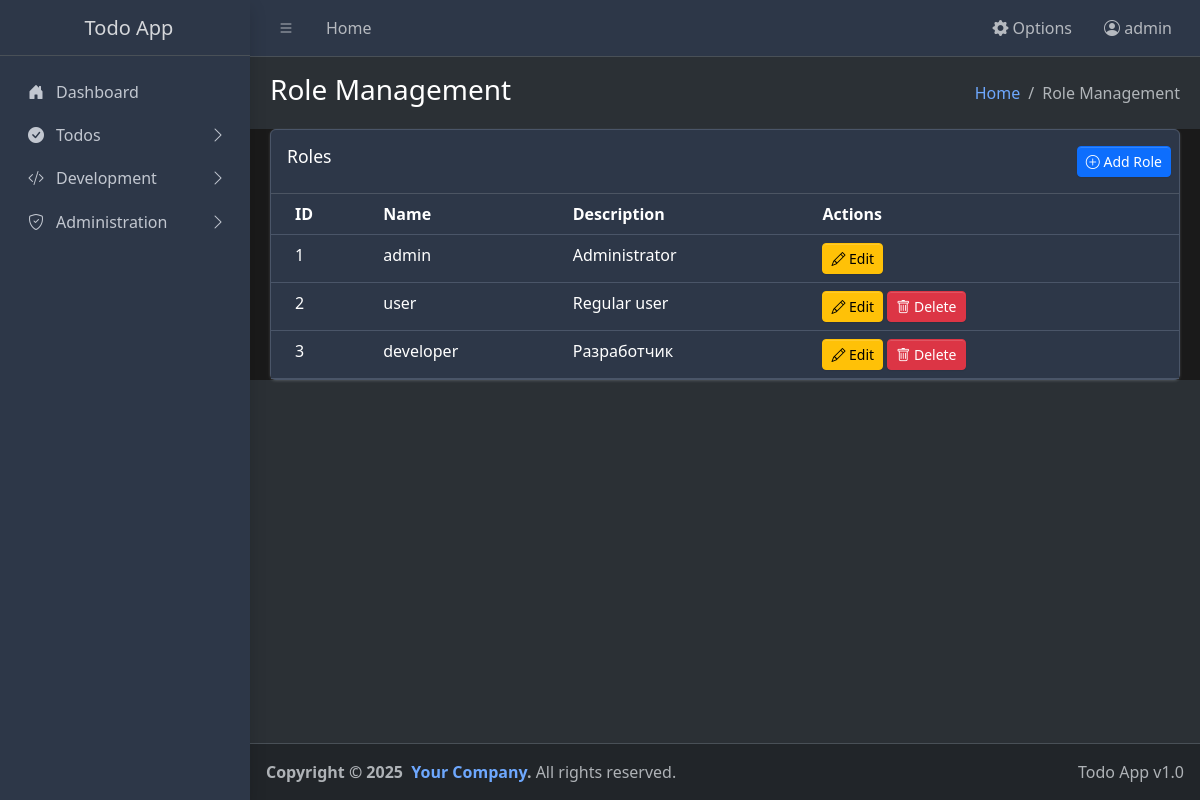
/admin/roles (signed in), run on the app's committed database.
### app.py (models this page shows, shortened)
class User(UserMixin, db.Model):
    id = db.Column(db.Integer, primary_key=True)
    username = db.Column(db.String(64), unique=True, nullable=False)
    email = db.Column(db.String(120), unique=True, nullable=False)
    password_hash = db.Column(db.String(128), nullable=False)
    role_id = db.Column(db.Integer, db.ForeignKey('role.id'), nullable=False)
    role = db.relationship('Role', backref=db.backref('users', lazy=True))
    created_at = db.Column(db.DateTime, default=datetime.utcnow)

class Role(db.Model):
    id = db.Column(db.Integer, primary_key=True)
    name = db.Column(db.String(50), unique=True, nullable=False)
    description = db.Column(db.String(200))

### app.py (the view)
@app.route('/admin/roles')
@login_required
def manage_roles():
    if not is_admin():
        flash(_('Access denied. Administrator rights required.'))
        return redirect(url_for('index'))
    roles = Role.query.all()
    return render_template('manage_roles.html', roles=roles)

### app.py (called while the page is built, shortened)
def get_locale():
    try:
        from flask import g
        if hasattr(g, 'babel_locale') and g.babel_locale:
            logger.debug(f"get_locale from g: {g.babel_locale}")
            return g.babel_locale
    except Exception as e:
        logger.error(f"Error in get_locale: {e}")
        return app.config['BABEL_DEFAULT_LOCALE']

@app.before_request
def load_user_settings():
    if 'language' not in session:
        session['language'] = get_option('language', category='user_settings')
    if 'theme' not in session:
        session['theme'] = get_option('theme', category='user_settings')
    if 'per_page' not in session:
        session['per_page'] = get_option('per_page', category='user_settings')
    from flask import g
    g.babel_locale = session.get('language', get_option('language', category='user_settings'))

@login_manager.user_loader
def load_user(user_id):
    return User.query.get(int(user_id))

def is_admin():
    return current_user.is_authenticated and current_user.role.name == 'admin'

@app.template_global()
def get_option(name, default=None, user_id=None, category=None):
    option = Options.query.filter_by(name=name, user_id=user_id, category=category).first()
    result = option.value if option else default
    logger.debug(f"Getting option: {name} = {result} (category: {category})")
    return result

### templates/manage_roles.html (shortened to what this page needs)
{% extends "base.html" %}
{% block page_title %}{{ _('Role Management') }}{% endblock %}
{% block breadcrumb %}{{ _('Role Management') }}{% endblock %}
{% block content %}
<div class="row">
  <div class="col-12">
    <div class="card">
      <div class="card-header">
        <h3 class="card-title">{{ _('Roles') }}</h3>
        <div class="card-tools">
          <a href="{{ url_for('new_role') }}" class="btn btn-primary btn-sm">
            <i class="bi bi-plus-circle"></i> {{ _('Add Role') }}
          </a>
        </div>
      </div>
      <div class="card-body table-responsive p-0">
        <table class="table table-hover text-nowrap">
          <thead>
            <tr>
              <th>ID</th>
              <th>{{ _('Name') }}</th>
              <th>{{ _('Description') }}</th>
              <th>{{ _('Actions') }}</th>
            </tr>
          </thead>
          <tbody>
            {% for role in roles %}
            <tr>
              <td>{{ role.id }}</td>
              <td>{{ role.name }}</td>
              <td>{{ role.description }}</td>
              <td>
                <a href="{{ url_for('edit_role', id=role.id) }}" class="btn btn-warning btn-sm">
                  <i class="bi bi-pencil"></i> {{ _('Edit') }}
                </a>
                {% if role.name != 'admin' %}
                <a href="{{ url_for('delete_role', id=role.id) }}" class="btn btn-danger btn-sm" data-confirm="{{ _('Are you sure you want to delete this role?') }}" onclick="return confirm(this.getAttribute('data-confirm'))">
                  <i class="bi bi-trash"></i> {{ _('Delete') }}
                </a>
                {% endif %}
              </td>
            </tr>
            {% endfor %}
          </tbody>
        </table>
      </div>
    </div>
  </div>
</div>
{% endblock %}

### templates/base.html (shortened to what this page needs)
<!doctype html>
<html lang="{{ session.get('language', 'ru') }}" data-bs-theme="{{ session.get('theme', 'dark') }}">
  <head>
    <link
      rel="stylesheet"
      href="https://cdn.jsdelivr.net/npm/@fontsource/source-sans-3@5.0.12/index.css"
      media="print"
      onload="this.media='all'"
    />
    <link rel="stylesheet" href="https://cdnjs.cloudflare.com/ajax/libs/font-awesome/5.15.4/css/all.min.css">
    <link
      rel="stylesheet"
      href="https://cdn.jsdelivr.net/npm/overlayscrollbars@2.11.0/styles/overlayscrollbars.min.css"
    />
    <link
      rel="stylesheet"
      href="https://cdn.jsdelivr.net/npm/bootstrap-icons@1.13.1/font/bootstrap-icons.min.css"
    />
    <link rel="stylesheet" href="{{ url_for('static', filename='css/adminlte.min.css') }}" />
    <link rel="stylesheet" href="{{ url_for('static', filename='css/themes.css') }}" />
  </head>
  <body class="layout-fixed sidebar-expand-lg bg-body-tertiary">
    <div class="app-wrapper">
      <nav class="app-header navbar navbar-expand bg-body">
        <div class="container-fluid">
          <ul class="navbar-nav">
            <li class="nav-item">
              <a class="nav-link" data-lte-toggle="sidebar" href="#" role="button">
                <i class="bi bi-list"></i>
              </a>
            </li>
            <li class="nav-item d-none d-md-block">
              <a href="{{ url_for('index') }}" class="nav-link">{{ _('Home') }}</a>
            </li>
          </ul>
          <ul class="navbar-nav ms-auto">
            <li class="nav-item dropdown">
              <a class="nav-link" data-bs-toggle="dropdown" href="#" role="button" aria-expanded="false">
                <i class="bi bi-gear-fill"></i> {{ _('Options') }}
              </a>
            </li>
            {% if current_user.is_authenticated %}
            <li class="nav-item dropdown">
              <a class="nav-link" data-bs-toggle="dropdown" href="#" role="button" aria-expanded="false">
                <i class="bi bi-person-circle"></i> {{ current_user.username }}
              </a>
            </li>
            {% endif %}
          </ul>
        </div>
      </nav>
      <aside class="app-sidebar bg-body-secondary shadow" data-bs-theme="dark">
        <div class="sidebar-brand">
          <a href="{{ url_for('index') }}" class="brand-link">
            <span class="brand-text fw-light">{{ _('Todo App') }}</span>
          </a>
        </div>
        <div class="sidebar-wrapper">
          <nav class="mt-2">
            <ul
              class="nav sidebar-menu flex-column"
              data-lte-toggle="treeview"
              role="navigation"
              aria-label="Main navigation"
              data-accordion="false"
              id="navigation"
            >
              <li class="nav-item">
                <a href="{{ url_for('index') }}" class="nav-link">
                  <i class="nav-icon bi bi-house-door-fill"></i>
                  <p>{{ _('Dashboard') }}</p>
                </a>
              </li>
              <li class="nav-item">
                <a href="#" class="nav-link">
                  <i class="nav-icon bi bi-check-circle-fill"></i>
                  <p>
                    {{ _('Todos') }}
                  </p>
                </a>
              </li>
              <li class="nav-item">
                <a href="#" class="nav-link">
                  <i class="nav-icon bi bi-code-slash"></i>
                  <p>
                    {{ _('Development') }}
                  </p>
                </a>
              </li>
              {% if current_user.is_authenticated and current_user.role.name == 'admin' %}
              <li class="nav-item">
                <a href="#" class="nav-link">
                  <i class="nav-icon bi bi-shield-check"></i>
                  <p>
                    {{ _('Administration') }}
                  </p>
                </a>
              </li>
              {% endif %}
            </ul>
          </nav>
        </div>
      </aside>
      <main class="app-main">
        <div class="app-content-header">
          <div class="container-fluid">
            <div class="row">
              <div class="col-sm-6">
                <h3 class="mb-0">{% block page_title %}{{ _('Dashboard') }}{% endblock %}</h3>
              </div>
              <div class="col-sm-6">
                <ol class="breadcrumb float-sm-end">
                  <li class="breadcrumb-item"><a href="{{ url_for('index') }}">{{ _('Home') }}</a></li>
                  <li class="breadcrumb-item active" aria-current="page">{% block breadcrumb %}{{ _('Dashboard') }}{% endblock %}</li>
                </ol>
              </div>
            </div>
          </div>
        </div>
        <div class="app-content">
          <div class="container-fluid">
            {% block content %}{% endblock %}
          </div>
        </div>
      </main>
      <footer class="app-footer">
        <div class="float-end d-none d-sm-inline">Todo App v1.0</div>
        <strong>
          Copyright &copy; 2025&nbsp;
          <a href="#" class="text-decoration-none">Your Company</a>.
        </strong>
        All rights reserved.
      </footer>
    </div>
  </body>
</html>

### static/css/themes.css (style rules this page uses)
:root { --bg-color: #ffffff; --text-color: #333333; --sidebar-bg: #343a40; --card-bg: #ffffff; --border-color: #dee2e6; --table-hover: #f8f9fa; --navbar-bg: #ffffff; --input-bg: #ffffff; --dropdown-bg: #ffffff; --dropdown-hover: #f8f9fa; }
[data-bs-theme="dark"] { --bg-color: #1a1a1a; --text-color: #ffffff; --sidebar-bg: #2d3748; --card-bg: #2d3748; --border-color: #4a5568; --table-hover: #4a5568; --navbar-bg: #2d3748; --input-bg: #374151; --dropdown-bg: #374151; --dropdown-hover: #4a5568; }
body { background-color: var(--bg-color) !important; color: var(--text-color) !important; }
.app-sidebar { background-color: var(--sidebar-bg) !important; }
.card { background-color: var(--card-bg) !important; border-color: var(--border-color) !important; color: var(--text-color) !important; }
.table { background-color: var(--card-bg) !important; color: var(--text-color) !important; }
.table thead th { background-color: var(--card-bg) !important; color: var(--text-color) !important; border-color: var(--border-color) !important; }
.table tbody td { background-color: var(--card-bg) !important; color: var(--text-color) !important; border-color: var(--border-color) !important; }
.app-header.navbar { background-color: var(--navbar-bg) !important; }
.app-content { background-color: var(--bg-color) !important; }

### data on the page
User: username "admin"
Role: id "1", name "admin", description "Administrator"
Role: id "2", name "user", description "Regular user"
Role: id "3", name "developer", description "Разработчик"
